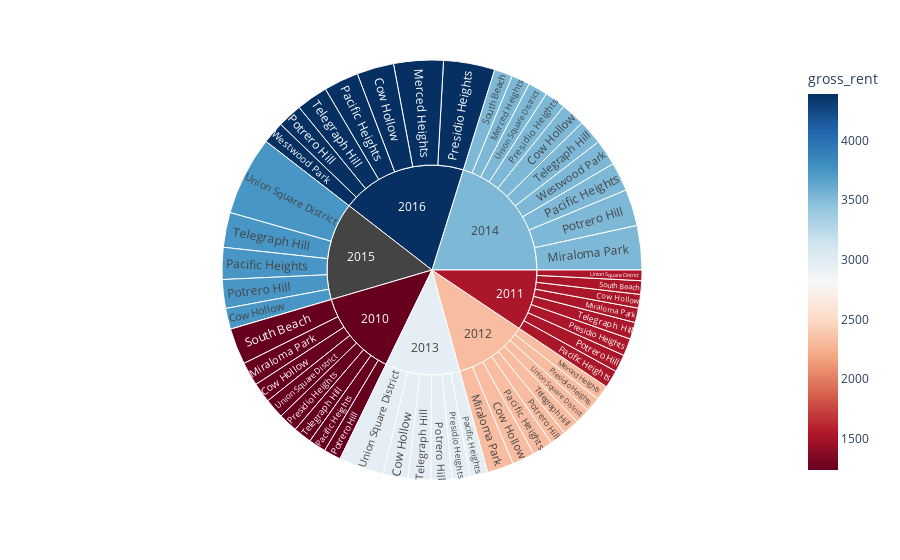

Notebook cell for this chart:
### Markdown cell above
### Create a sunburst chart to conduct a costs analysis of most expensive neighborhoods in San Francisco per year

### Code cell
# Sunburst Plot
sunburstdata=top10yearly.reset_index()
#pxpx.sunburst(sunburstdata,names='index',parents='neighborhood',values='sale_price_sqr_foot')
px.sunburst(sunburstdata,path=['year','neighborhood'],values='sale_price_sqr_foot',color='gross_rent',color_continuous_scale='RdBu'
)

### Figure 1 — Plotly figure (JSON) as saved in the notebook; plotly's stock layout.template omitted (floating-point values rounded to 4 significant figures)
{"data": [{"branchvalues": "total", "customdata": [[1239], [1530.0], [2324], [2971], [3528.0], [3739.0], [4390], [2324], [3528], [4390], [1239], [1530], [2324], [3528], [1239], [1530], [2324], [2971], [3528], [3739], [4390], [1239], [1530], [2324], [2971], [3528], [3739], [4390], [1239], [1530], [2324], [2971], [3528], [null], [4390], [1239], [1530], [3528], [1239], [1530], [2324.0], [2971], [3528.0], [3739], [4390], [1239], [1530], [2324], [2971], [3528], [3739.0], [3528.0], [4390], [1239.0], [1530], [2324.0], [2971.0], [3528.0], [null], [4390]], "domain": {"x": [0, 1], "y": [0, 1]}, "hovertemplate": "labels=%{label}<br>sale_price_sqr_foot=%{value}<br>parent=%{parent}<br>id=%{id}<br>gross_rent=%{color}<extra></extra>", "ids": ["2010/Cow Hollow", "2011/Cow Hollow", "2012/Cow Hollow", "2013/Cow Hollow", "2014/Cow Hollow", "2015/Cow Hollow", "2016/Cow Hollow", "2012/Merced Heights", "2014/Merced Heights", "2016/Merced Heights", "2010/Miraloma Park", "2011/Miraloma Park", "2012/Miraloma Park", "2014/Miraloma Park", "2010/Pacific Heights", "2011/Pacific Heights", "2012/Pacific Heights", "2013/Pacific Heights", "2014/Pacific Heights", "2015/Pacific Heights", "2016/Pacific Heights", "2010/Potrero Hill", "2011/Potrero Hill", "2012/Potrero Hill", "2013/Potrero Hill", "2014/Potrero Hill", "2015/Potrero Hill", "2016/Potrero Hill", "2010/Presidio Heights", "2011/Presidio Heights", "2012/Presidio Heights", "2013/Presidio Heights", "2014/Presidio Heights", "2015/Presidio Heights", "2016/Presidio Heights", "2010/South Beach", "2011/South Beach", "2014/South Beach", "2010/Telegraph Hill", "2011/Telegraph Hill", "2012/Telegraph Hill", "2013/Telegraph Hill", "2014/Telegraph Hill", "2015/Telegraph Hill", "2016/Telegraph Hill", "2010/Union Square District", "2011/Union Square District", "2012/Union Square District", "2013/Union Square District", "2014/Union Square District", "2015/Union Square District", "2014/Westwood Park", "2016/Westwood Park", "2010", "2011", "2012", "2013", "2014", "2015", "2016"], "labels": ["Cow Hollow", "Cow Hollow", "Cow Hollow", "Cow Hollow", "Cow Hollow", "Cow Hollow", "Cow Hollow", "Merced Heights", "Merced Heights", "Merced Heights", "Miraloma Park", "Miraloma Park", "Miraloma Park", "Miraloma Park", "Pacific Heights", "Pacific Heights", "Pacific Heights", "Pacific Heights", "Pacific Heights", "Pacific Heights", "Pacific Heights", "Potrero Hill", "Potrero Hill", "Potrero Hill", "Potrero Hill", "Potrero Hill", "Potrero Hill", "Potrero Hill", "Presidio Heights", "Presidio Heights", "Presidio Heights", "Presidio Heights", "Presidio Heights", "Presidio Heights", "Presidio Heights", "South Beach", "South Beach", "South Beach", "Telegraph Hill", "Telegraph Hill", "Telegraph Hill", "Telegraph Hill", "Telegraph Hill", "Telegraph Hill", "Telegraph Hill", "Union Square District", "Union Square District", "Union Square District", "Union Square District", "Union Square District", "Union Square District", "Westwood Park", "Westwood Park", "2010", "2011", "2012", "2013", "2014", "2015", "2016"], "marker": {"coloraxis": "coloraxis", "colors": [1239, 1530.0, 2324, 2971, 3528.0, 3739.0, 4390, 2324, 3528, 4390, 1239, 1530, 2324, 3528, 1239, 1530, 2324, 2971, 3528, 3739, 4390, 1239, 1530, 2324, 2971, 3528, 3739, 4390, 1239, 1530, 2324, 2971, 3528, null, 4390, 1239, 1530, 3528, 1239, 1530, 2324.0, 2971, 3528.0, 3739, 4390, 1239, 1530, 2324, 2971, 3528, 3739.0, 3528.0, 4390, 1239.0, 1530, 2324.0, 2971.0, 3528.0, null, 4390]}, "name": "", "parents": ["2010", "2011", "2012", "2013", "2014", "2015", "2016", "2012", "2014", "2016", "2010", "2011", "2012", "2014", "2010", "2011", "2012", "2013", "2014", "2015", "2016", "2010", "2011", "2012", "2013", "2014", "2015", "2016", "2010", "2011", "2012", "2013", "2014", "2015", "2016", "2010", "2011", "2014", "2010", "2011", "2012", "2013", "2014", "2015", "2016", "2010", "2011", "2012", "2013", "2014", "2015", "2014", "2016", "", "", "", "", "", "", ""], "type": "sunburst", "values": [569.4, 390.6, 644.8, 707.4, 691.9, 598.6, 1059.0, 421.1, 528.7, 1417.0, 680.6, 414.7, 756.2, 1268.0, 496.5, 509.0, 586.2, 503.9, 824.7, 910.2, 996.4, 491.5, 503.1, 466.6, 598.7, 1045.0, 821.3, 707.7, 549.4, 493.8, 426.6, 512.8, 603.5, 0, 1466.0, 1037.0, 388.6, 524.6, 524.8, 483.4, 465.8, 653.3, 708.2, 997.0, 903.0, 569.2, 302.1, 445.2, 1290.0, 558.3, 2259.0, 743.0, 631.2, 4918.0, 3485.0, 4213.0, 4267.0, 7496.0, 5586.0, 7180.0]}], "layout": {"coloraxis": {"colorbar": {"title": {"text": "gross_rent"}}, "colorscale": [[0, "rgb(103,0,31)"], [0.1, "rgb(178,24,43)"], [0.2, "rgb(214,96,77)"], [0.3, "rgb(244,165,130)"], [0.4, "rgb(253,219,199)"], [0.5, "rgb(247,247,247)"], [0.6, "rgb(209,229,240)"], [0.7, "rgb(146,197,222)"], [0.8, "rgb(67,147,195)"], [0.9, "rgb(33,102,172)"], [1, "rgb(5,48,97)"]]}, "legend": {"tracegroupgap": 0}, "margin": {"t": 60}}}
